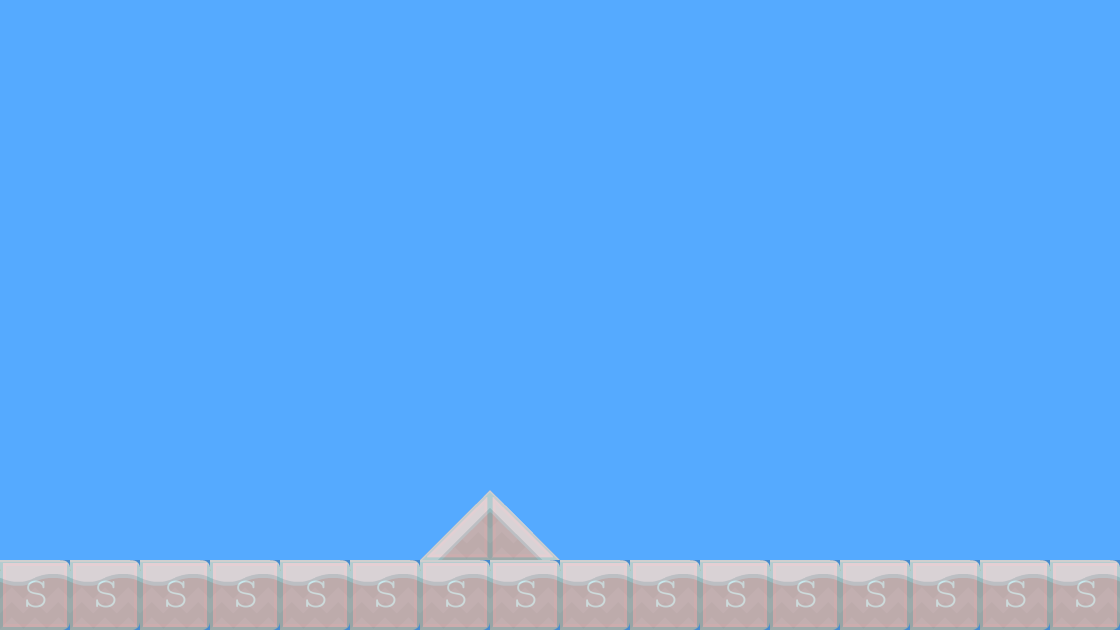

This is a level from a 2D game, rendered from its Tiled map with the project's own tilesets. A one-line summary and the map file follow, with tile-layer data summarised:
An orthogonal 16x9 tile map with 70x70 px tiles, 2 tile layers (background 1, collision), 2 tilesets and 2 objects (EnemyBase, PlayerBase).

<map version="1.0" orientation="orthogonal" renderorder="right-down" width="16" height="9" tilewidth="70" tileheight="70" backgroundcolor="#55aaff">
 <tileset firstgid="1" name="background-tiles" tilewidth="70" tileheight="70">
  <image source="../img/background-tiles.png" width="910" height="910" />
 </tileset>
 <tileset firstgid="170" name="meta-tiles" tilewidth="70" tileheight="70">
  <image source="../img/meta-tiles.png" width="350" height="70" />
  <tile id="1">
   <properties>
    <property name="type" value="lslope" />
   </properties>
  </tile>
  <tile id="2">
   <properties>
    <property name="type" value="solid" />
   </properties>
  </tile>
  <tile id="3">
   <properties>
    <property name="type" value="rslope" />
   </properties>
  </tile>
  <tile id="4">
   <properties>
    <property name="type" value="solid" />
   </properties>
  </tile>
 </tileset>
 <layer name="background 1" width="16" height="9">
  <data>[144 cells, 18 non-empty, 3 distinct tile ids]</data>
 </layer>
 <layer name="collision" width="16" height="9" opacity="0.19">
  <data>[144 cells, 18 non-empty, 3 distinct tile ids]</data>
 </layer>
 <objectgroup name="BaseEntities">
  <object name="EnemyBase" x="842" y="424" width="68" height="132" />
  <object name="PlayerBase" x="142" y="424" width="70" height="132" />
 </objectgroup>
</map>
